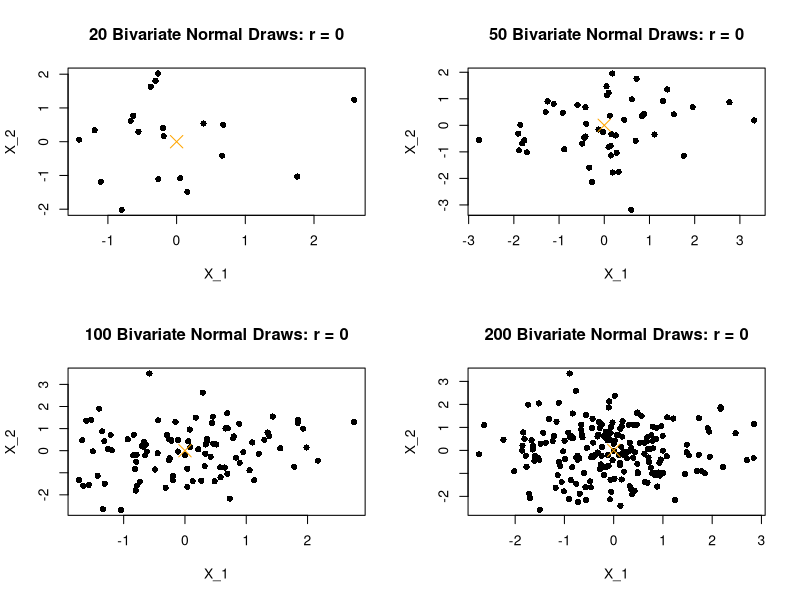
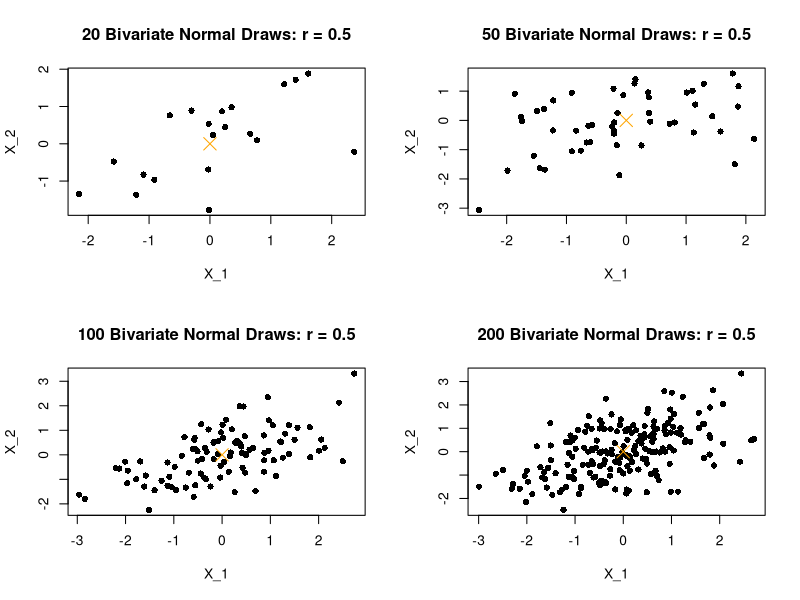
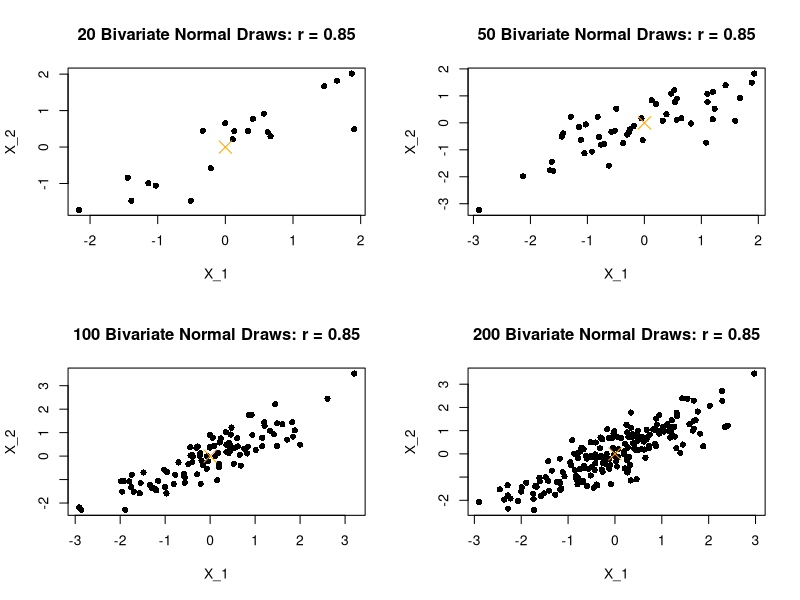
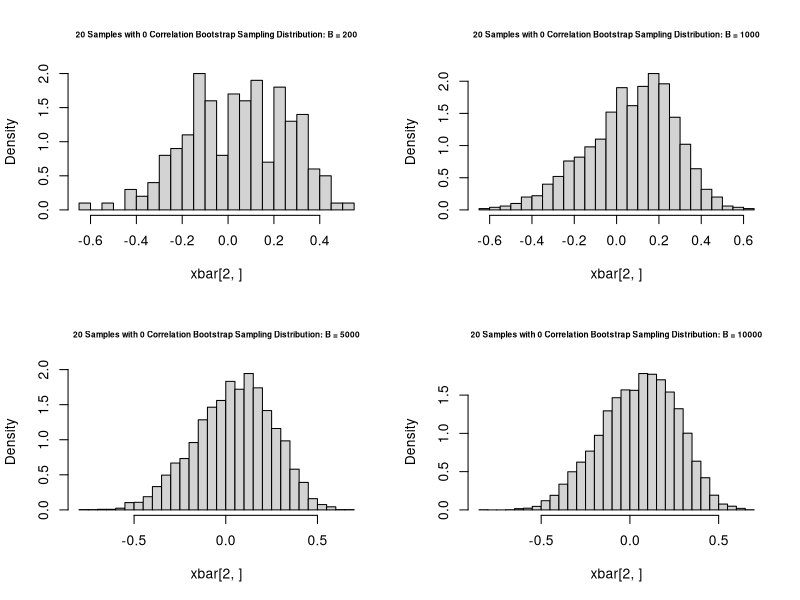
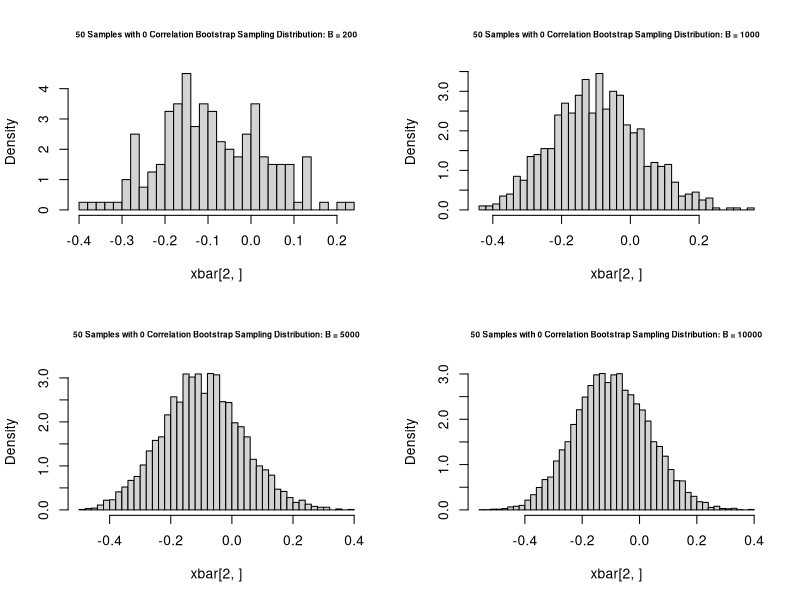
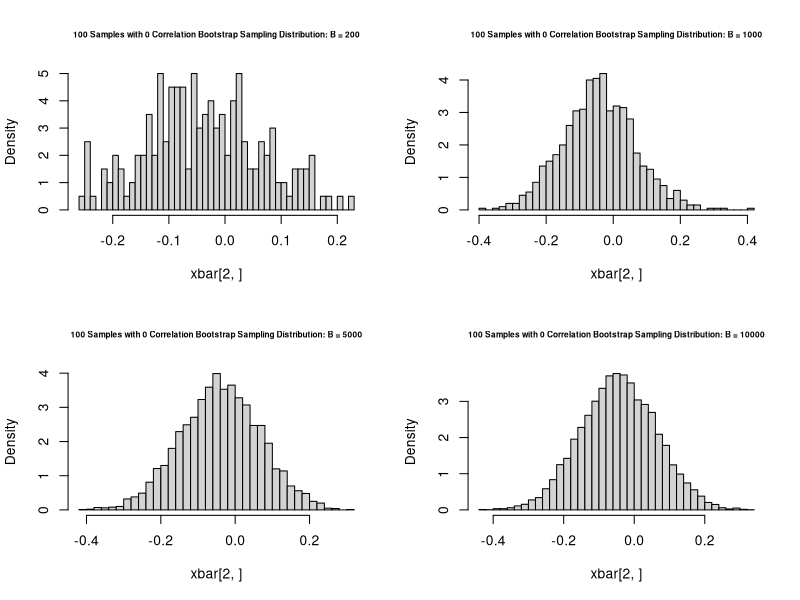
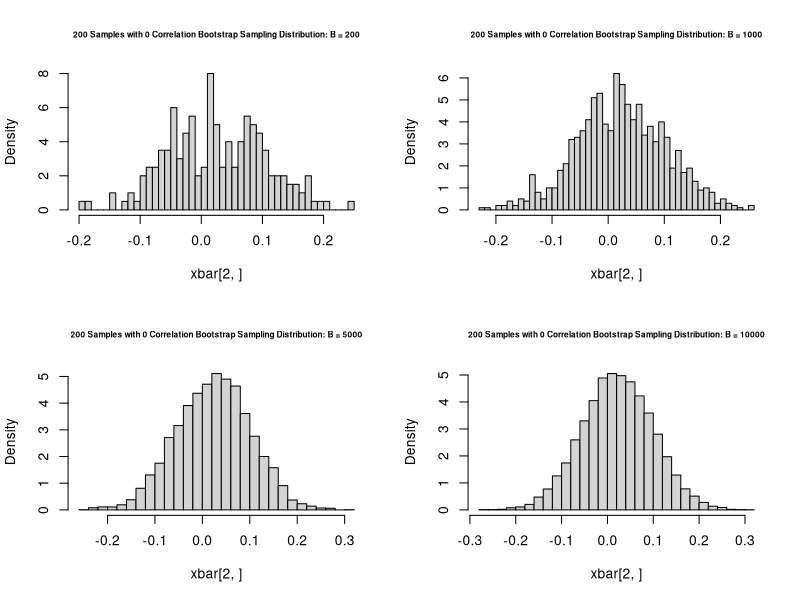
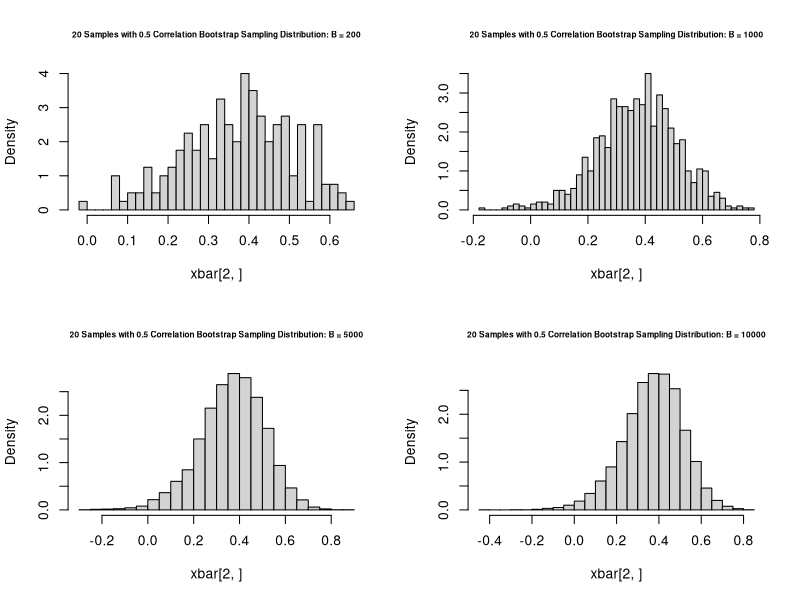

The R script that drew these images, in order:
## ---- chunk 1
knitr::opts_chunk$set(echo = TRUE)
library(MASS)
## ---- chunk 2
mu <- c(0,0)
n <- 50
r <- 1
sigma <- matrix(c(1, r , r , 1), 2, 2)
mvrnorm(n, mu, sigma)
## ---- chunk 3
set.seed(405568250)
n <- c(20, 50, 100, 200)
mu <- c(0, 0)
sigma <- matrix(c(1, 0, 0, 1), 2, 2)
par(mfrow = c(2,2))

for(i in n){
  plot(mvrnorm(i, mu, sigma), pch = 16,
         xlab = "X_1", ylab = "X_2", main = paste(i, "Bivariate Normal Draws: r = 0"))
  points(x = mu[1], y = mu[2], col = "orange", pch = 4, cex = 2)
}

## ---- chunk 4
set.seed(405568250)
n <- c(20, 50, 100, 200)
mu <- c(0, 0)
sigma <- matrix(c(1, 0.5, 0.5, 1), 2, 2)
par(mfrow = c(2,2))

for(i in n){
  plot(mvrnorm(i, mu, sigma), pch = 16,
         xlab = "X_1", ylab = "X_2", main = paste(i, "Bivariate Normal Draws: r = 0.5"))
  points(x = mu[1], y = mu[2], col = "orange", pch = 4, cex = 2)
}
## ---- chunk 5
set.seed(405568250)
n <- c(20, 50, 100, 200)
mu <- c(0, 0)
sigma <- matrix(c(1, 0.85, 0.85, 1), 2, 2)
par(mfrow = c(2,2))

for(i in n){
  plot(mvrnorm(i, mu, sigma), pch = 16,
         xlab = "X_1", ylab = "X_2", main = paste(i, "Bivariate Normal Draws: r = 0.85"))
  points(x = mu[1], y = mu[2], col = "orange", pch = 4, cex = 2)
}
## ---- chunk 6
bootsampling <- function(x, boot.replicates = B){
  x = as.matrix(x)
  nx = nrow(x)
  bootsamples = replicate(boot.replicates, x[sample.int(nx, replace = TRUE), ])
}
## ---- chunk 7
set.seed(405568250)

n = c(20, 50, 100, 200) # Size of a single sample
B = c(200, 1000, 5000, 10000) # Number of bootstrap replicates
r = c(0,0.5,0.85)


for (i in r) {
  for (j in n) {
    mu <- c(0, 0)
    sigma <- matrix(c(1, i, i, 1), 2, 2)
    x <- mvrnorm(j, mu, sigma)
    par(mfrow = c(2,2))
    for (k in B) {
      boot.samples = bootsampling(x, k)
      xbar = apply(boot.samples, 3, cor)
      hist(xbar[2,], breaks = 35, freq = F, cex.main = 0.6, main = paste (j, "Samples with", i, "Correlation Bootstrap Sampling Distribution: B =", k))
    } 
  }
}
## ---- chunk 8
library(MASS)
library(tidyverse)
data(cats)
summary(cats)
## ---- chunk 9
set.seed(405568250)
female_weight <- cats$Bwt[cats$Sex == "F"]
male_weight <- cats$Bwt[cats$Sex == "M"]
par(mfrow = c(2,2))

B <- c(200, 1000, 5000, 10000)

for (i in B) {
  boot_samples_male <- bootsampling(male_weight, i)
  boot_samples_female <- bootsampling(female_weight, i)
  mean_diff <- apply(boot_samples_male, 2, mean) - apply(boot_samples_female, 2, mean)
  hist(mean_diff, breaks = 35, freq = F, cex.main = 0.65, main = paste("Body Weight Mean Difference Bootstrap Sampling Distribution: B =", i))
}
## ---- chunk 10
set.seed(405568250)
female_ht_weight <- cats$Hwt[cats$Sex == "F"]
male_ht_weight <- cats$Hwt[cats$Sex == "M"]
par(mfrow = c(2,2))

B <- c(200, 1000, 5000, 10000)

for (i in B) {
  boot_samples_male <- bootsampling(male_ht_weight, i)
  boot_samples_female <- bootsampling(female_ht_weight, i)
  mean_diff <- apply(boot_samples_male, 2, mean) - apply(boot_samples_female, 2, mean)
  hist(mean_diff, breaks = 35, freq = F, cex.main = 0.65, main = paste("Heart Weight Mean Difference Bootstrap Sampling Distribution: B =", i))
}
## ---- chunk 11
var(female_weight)
var(male_weight)
## ---- chunk 12
set.seed(405568250)
B <- c(200, 1000, 5000, 10000)
par(mfrow = c(2,2))

for (i in B) {
  boot_samples_male <- bootsampling(male_weight, i)
  boot_samples_female <- bootsampling(female_weight, i)
  mean_diff <- apply(boot_samples_male, 2, mean) - apply(boot_samples_female, 2, mean)
  denom <- apply(boot_samples_male, 2, var)/length(male_weight) + apply(boot_samples_female, 2, var)/length(female_weight)
  t <- mean_diff/sqrt(denom)
  hist(t, breaks = 35, freq = F, cex.main = 0.75, main = paste("t Statistic Bootstrap Sampling Distribution: B =", i))
}
## ---- chunk 13
var(female_ht_weight)
var(male_ht_weight)
## ---- chunk 14
set.seed(405568250)
par(mfrow = c(2,2))
B <- c(200, 1000, 5000, 10000)

for (i in B) {
  boot_samples_male <- bootsampling(male_ht_weight, i)
  boot_samples_female <- bootsampling(female_ht_weight, i)
  mean_diff <- apply(boot_samples_male, 2, mean) - apply(boot_samples_female, 2, mean)
  denom <- apply(boot_samples_male, 2, var)/length(male_ht_weight) + apply(boot_samples_female, 2, var)/length(female_ht_weight)
  t <- mean_diff/sqrt(denom)
  hist(t, breaks = 35, freq = F, cex.main = 0.75, main = paste("t Statistic Bootstrap Sampling Distribution: B =", i))
}
## ---- chunk 15
female_cats <- cats %>% filter(Sex == 'F') %>% select(Bwt, Hwt) %>% data.matrix()
par(mfrow = c(2,2))
B <- c(200, 1000, 5000, 10000)

for (i in B) {
  boot_samples_female <- bootsampling(female_cats, i)
  female_corr <- apply(boot_samples_female, 3, cor)
  hist(female_corr[2,], breaks = 35, freq = F, cex.main = 0.6, main = paste("Female Cats Correlation Coefficient Bootstrap Sampling Distribution: B =", i))
}
## ---- chunk 16
male_cats <- cats %>% filter(Sex == 'M') %>% select(Bwt, Hwt) %>% data.matrix()
par(mfrow = c(2,2))
B <- c(200, 1000, 5000, 10000)

for (i in B) {
  boot_samples_male <- bootsampling(male_cats, i)
  male_corr <- apply(boot_samples_male, 3, cor)
  hist(male_corr[2,], breaks = 35, freq = F, cex.main = 0.6, main = paste("Male Cats Correlation Coefficient Bootstrap Sampling Distribution: B =", i))
}
